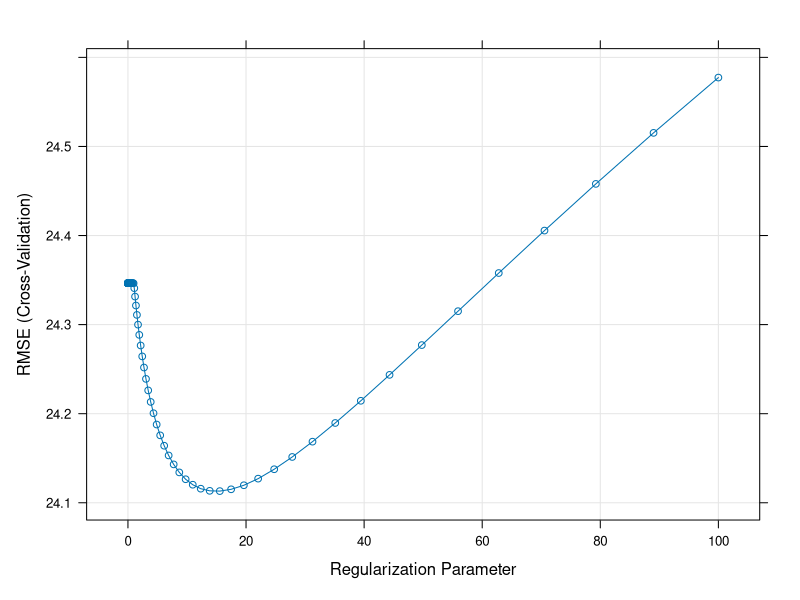
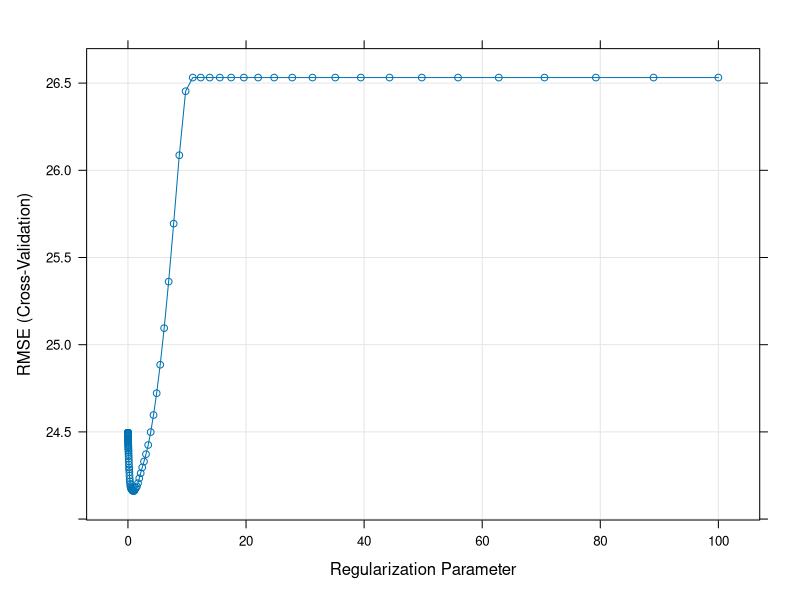
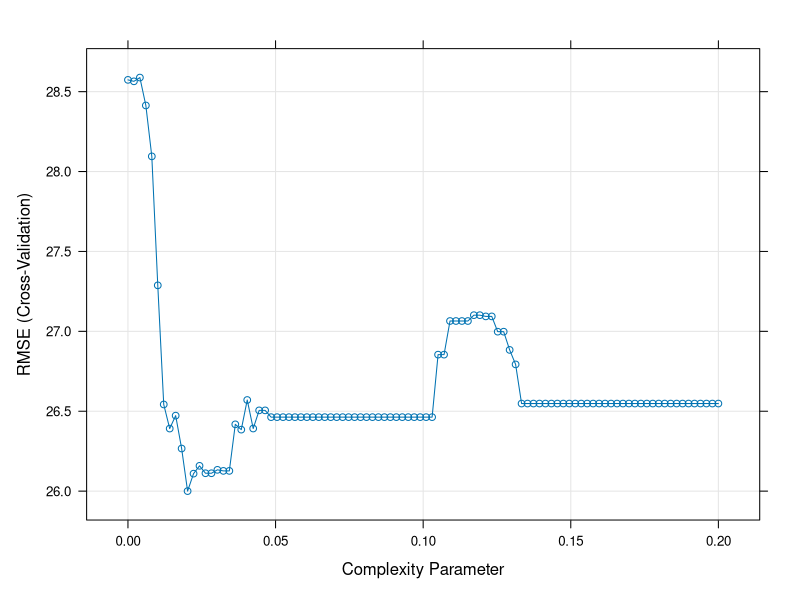
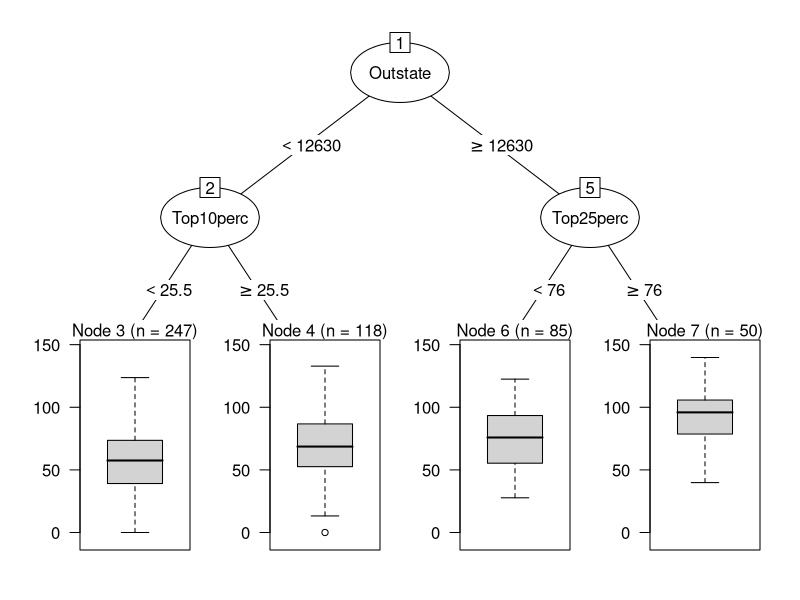
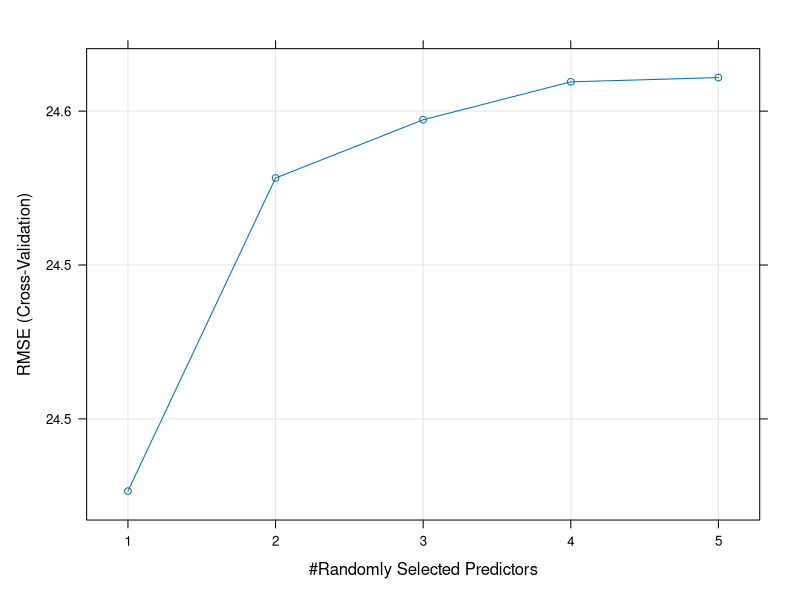

Write R code to recreate these figures, in order.
## ---- chunk 1
knitr::opts_chunk$set(comment = NA, 
                      fig.width = 6, 
                      fig.height = 6,
                      fig.align = 'center',
                      echo = FALSE, 
                      eval = FALSE, 
                      warning = FALSE,
                      message = FALSE)

options(digits = 3)

set.seed(100)
## ---- chunk 2
# Load datasets locally
library(tidyverse)
college_train <- read_csv("1_Data/college_train.csv")
college_test <- read_csv("1_Data/college_test.csv")
house_train <- read_csv("1_Data/house_train.csv")
house_test <- read_csv("1_Data/house_test.csv")
## ---- chunk 3
# Load packages necessary for this script
library(tidyverse)
library(caret)
library(party)
library(partykit)
## ---- chunk 4
# Read college data
college_train <- read_csv(file = "1_Data/college_train.csv")
college_test <- read_csv(file = "1_Data/college_test.csv")

# Convert all character features to factor
college_train <- college_train %>%
  mutate_if(is.character, factor) 
college_test <- college_test %>%
          mutate_if(is.character, factor)
## ---- chunk 5
# Use 10-fold cross validation
ctrl_cv <- trainControl(method = "cv", 
                        number = 10) 
## ---- chunk 6
# Standard regression 
graduation_glm <- train(form = Grad.Rate ~ .,
                   data = college_train,
                   method = "glm",
                   trControl = ctrl_cv)
## ---- chunk 7
# Show final model
graduation_glm$finalModel
## ---- chunk 8
# Vector of lambda values to try
lambda_vec <- 10 ^ (seq(-3, 2, length = 100))
## ---- chunk 9
# Ridge regression
graduation_ridge <- train(form = Grad.Rate ~ .,
                          data = college_train,
                          method = "glmnet",
                          trControl = ctrl_cv,
                          preProcess = c("center", "scale"),    # Standardise
                          tuneGrid = data.frame(alpha = 0,      # Ridge penalty
                                                lambda = lambda_vec)) # Penalty weight

## ---- chunk 10
graduation_ridge
## ---- chunk 11
plot(graduation_ridge)
## ---- chunk 12
# Get coefficients from best lambda value
coef(graduation_ridge$finalModel, 
     graduation_ridge$bestTune$lambda)
## ---- chunk 13
# Save fitted value
glm_fit <- predict(graduation_glm)
## ---- chunk 14
# Lasso regression 
graduation_lasso <- train(form = Grad.Rate ~ .,
                          data = college_train,
                          method = "glmnet",
                          trControl = ctrl_cv,
                          preProcess = c("center", "scale"),   # Standardise
                          tuneGrid = data.frame(alpha = 1,     # Lasso penalty
                                                 lambda = lambda_vec)) # Penalty weight
## ---- chunk 15
graduation_lasso
## ---- chunk 16
plot(graduation_lasso)
## ---- chunk 17
# Get coefficients from best lambda value
coef(graduation_lasso$finalModel, 
     graduation_lasso$bestTune$lambda)
## ---- chunk 18
# store criteria
criterion_train <- college_train$Grad.Rate
criterion_test <- college_test$Grad.Rate
## ---- chunk 19
# store fitted values
glm_fit <- predict(graduation_glm)
ridge_fit <- predict(graduation_ridge)
lasso_fit <- predict(graduation_lasso)
## ---- chunk 20
# evaluate fit
postResample(pred = glm_fit, obs = criterion_train)
postResample(pred = ridge_fit, obs = criterion_train)
postResample(pred = lasso_fit, obs = criterion_train)
## ---- chunk 21
# store predicted values
glm_pred <- predict(graduation_glm, newdata = college_test)
ridge_pred <- predict(graduation_ridge, newdata = college_test)
lasso_pred <- predict(graduation_lasso, newdata = college_test)
## ---- chunk 22
# evaluate fit
postResample(pred = glm_pred, obs = criterion_test)
postResample(pred = ridge_pred, obs = criterion_test)
postResample(pred = lasso_pred, obs = criterion_test)
## ---- chunk 23
# Determine possible values for cp
cp_vec <- seq(from = 0, to = .2, length = 100)
## ---- chunk 24
# Decision tree
graduation_rpart <- train(form = Grad.Rate ~ .,
                  data = college_train,
                  method = "rpart",
                  trControl = ctrl_cv,
                  tuneGrid = data.frame(cp = cp_vec))
## ---- chunk 25
graduation_rpart
## ---- chunk 26
plot(graduation_rpart)
## ---- chunk 27
# Visualise your trees
plot(as.party(graduation_rpart$finalModel)) 
## ---- chunk 28
# mtry candidates
mtry_vec <- 1:5
## ---- chunk 29
# Random forest
graduation_rf <- train(form = Grad.Rate ~ .,
                   data = college_train,
                   method = "rf",
                   trControl = ctrl_cv,
                   tuneGrid = data.frame(mtry = mtry_vec))
## ---- chunk 30
graduation_rf
## ---- chunk 31
plot(graduation_rf)
## ---- chunk 32
# store fitted values
rpart_fit <- predict(graduation_rpart)
rf_fit <- predict(graduation_rf)
## ---- chunk 33
# evaluate fit
postResample(pred = rpart_fit, obs = criterion_train)
postResample(pred = rf_fit, obs = criterion_train)
## ---- chunk 34
# store predicted values
rpart_pred <- predict(graduation_rpart, newdata = college_test)
rf_pred <- predict(graduation_rf, newdata = college_test)
## ---- chunk 35
# evaluate fit
postResample(pred = rpart_pred, obs = criterion_test)
postResample(pred = rf_pred, obs = criterion_test)
## ---- chunk 36
library(tidyverse)
library(ggthemes)
